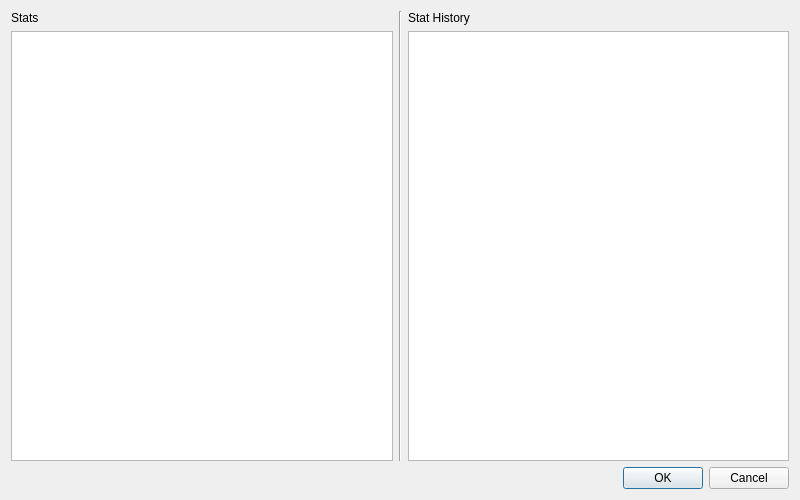
<?xml version="1.0" encoding="UTF-8"?>
<ui version="4.0">
 <class>StatEditor</class>
 <widget class="QDialog" name="StatEditor">
  <property name="geometry">
   <rect>
    <x>0</x>
    <y>0</y>
    <width>800</width>
    <height>500</height>
   </rect>
  </property>
  <property name="windowTitle">
   <string>Dialog</string>
  </property>
  <layout class="QGridLayout" name="gridLayout">
   <item row="0" column="0">
    <widget class="QLabel" name="label">
     <property name="text">
      <string>Stats</string>
     </property>
    </widget>
   </item>
   <item row="0" column="1" rowspan="2">
    <widget class="Line" name="line">
     <property name="orientation">
      <enum>Qt::Orientation::Vertical</enum>
     </property>
    </widget>
   </item>
   <item row="0" column="2">
    <widget class="QLabel" name="label_2">
     <property name="text">
      <string>Stat History</string>
     </property>
    </widget>
   </item>
   <item row="1" column="0">
    <widget class="QTableView" name="stat_table_view">
     <property name="selectionMode">
      <enum>QAbstractItemView::SelectionMode::SingleSelection</enum>
     </property>
     <property name="selectionBehavior">
      <enum>QAbstractItemView::SelectionBehavior::SelectRows</enum>
     </property>
    </widget>
   </item>
   <item row="1" column="2">
    <widget class="QTableView" name="history_table_view"/>
   </item>
   <item row="2" column="2">
    <widget class="QDialogButtonBox" name="buttonBox">
     <property name="orientation">
      <enum>Qt::Orientation::Horizontal</enum>
     </property>
     <property name="standardButtons">
      <set>QDialogButtonBox::StandardButton::Cancel|QDialogButtonBox::StandardButton::Ok</set>
     </property>
    </widget>
   </item>
  </layout>
 </widget>
 <resources/>
 <connections>
  <connection>
   <sender>buttonBox</sender>
   <signal>accepted()</signal>
   <receiver>StatEditor</receiver>
   <slot>accept()</slot>
   <hints>
    <hint type="sourcelabel">
     <x>248</x>
     <y>254</y>
    </hint>
    <hint type="destinationlabel">
     <x>157</x>
     <y>274</y>
    </hint>
   </hints>
  </connection>
  <connection>
   <sender>buttonBox</sender>
   <signal>rejected()</signal>
   <receiver>StatEditor</receiver>
   <slot>reject()</slot>
   <hints>
    <hint type="sourcelabel">
     <x>316</x>
     <y>260</y>
    </hint>
    <hint type="destinationlabel">
     <x>286</x>
     <y>274</y>
    </hint>
   </hints>
  </connection>
 </connections>
</ui>
